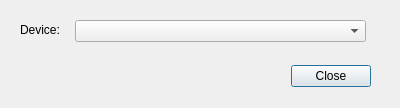
<?xml version="1.0" encoding="UTF-8"?>
<ui version="4.0">
 <class>Dialog</class>
 <widget class="QDialog" name="Dialog">
  <property name="geometry">
   <rect>
    <x>0</x>
    <y>0</y>
    <width>400</width>
    <height>108</height>
   </rect>
  </property>
  <property name="windowTitle">
   <string>Dialog</string>
  </property>
  <widget class="QDialogButtonBox" name="buttonBox">
   <property name="geometry">
    <rect>
     <x>30</x>
     <y>60</y>
     <width>341</width>
     <height>32</height>
    </rect>
   </property>
   <property name="orientation">
    <enum>Qt::Horizontal</enum>
   </property>
   <property name="standardButtons">
    <set>QDialogButtonBox::Close</set>
   </property>
   <property name="centerButtons">
    <bool>false</bool>
   </property>
  </widget>
  <widget class="QComboBox" name="comboBox">
   <property name="geometry">
    <rect>
     <x>75</x>
     <y>20</y>
     <width>291</width>
     <height>22</height>
    </rect>
   </property>
  </widget>
  <widget class="QLabel" name="label">
   <property name="geometry">
    <rect>
     <x>20</x>
     <y>24</y>
     <width>50</width>
     <height>12</height>
    </rect>
   </property>
   <property name="text">
    <string>Device:</string>
   </property>
  </widget>
 </widget>
 <resources/>
 <connections>
  <connection>
   <sender>buttonBox</sender>
   <signal>accepted()</signal>
   <receiver>Dialog</receiver>
   <slot>accept()</slot>
   <hints>
    <hint type="sourcelabel">
     <x>248</x>
     <y>254</y>
    </hint>
    <hint type="destinationlabel">
     <x>157</x>
     <y>274</y>
    </hint>
   </hints>
  </connection>
  <connection>
   <sender>buttonBox</sender>
   <signal>rejected()</signal>
   <receiver>Dialog</receiver>
   <slot>reject()</slot>
   <hints>
    <hint type="sourcelabel">
     <x>316</x>
     <y>260</y>
    </hint>
    <hint type="destinationlabel">
     <x>286</x>
     <y>274</y>
    </hint>
   </hints>
  </connection>
 </connections>
</ui>
